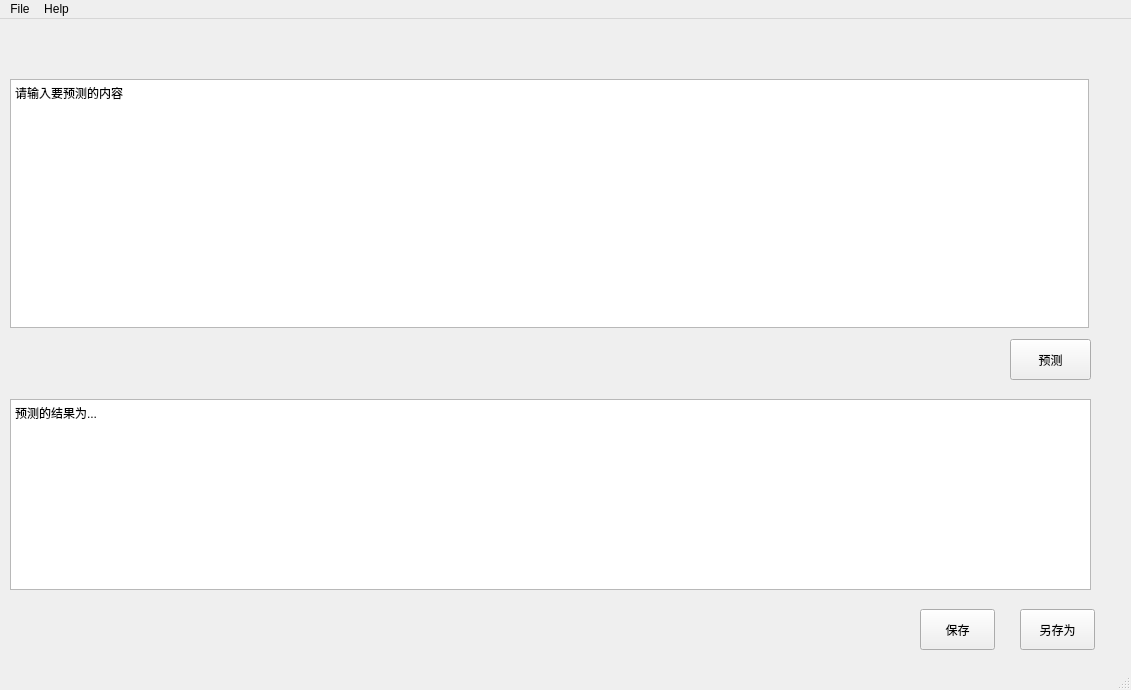
<?xml version="1.0" encoding="UTF-8"?>
<ui version="4.0">
 <class>MainWindow</class>
 <widget class="QMainWindow" name="MainWindow">
  <property name="geometry">
   <rect>
    <x>0</x>
    <y>0</y>
    <width>1131</width>
    <height>690</height>
   </rect>
  </property>
  <property name="windowTitle">
   <string>MainWindow</string>
  </property>
  <widget class="QWidget" name="centralwidget">
   <widget class="QPushButton" name="save">
    <property name="geometry">
     <rect>
      <x>920</x>
      <y>590</y>
      <width>75</width>
      <height>41</height>
     </rect>
    </property>
    <property name="text">
     <string>保存</string>
    </property>
   </widget>
   <widget class="QPushButton" name="saveas">
    <property name="geometry">
     <rect>
      <x>1020</x>
      <y>590</y>
      <width>75</width>
      <height>41</height>
     </rect>
    </property>
    <property name="text">
     <string>另存为</string>
    </property>
   </widget>
   <widget class="QPushButton" name="pridect_bt">
    <property name="geometry">
     <rect>
      <x>1010</x>
      <y>320</y>
      <width>81</width>
      <height>41</height>
     </rect>
    </property>
    <property name="text">
     <string>预测</string>
    </property>
   </widget>
   <widget class="QPlainTextEdit" name="result_text">
    <property name="geometry">
     <rect>
      <x>10</x>
      <y>380</y>
      <width>1081</width>
      <height>191</height>
     </rect>
    </property>
    <property name="plainText">
     <string>预测的结果为...
</string>
    </property>
   </widget>
   <widget class="QPlainTextEdit" name="pridect_text">
    <property name="geometry">
     <rect>
      <x>10</x>
      <y>60</y>
      <width>1079</width>
      <height>249</height>
     </rect>
    </property>
    <property name="plainText">
     <string>请输入要预测的内容</string>
    </property>
   </widget>
  </widget>
  <widget class="QMenuBar" name="menubar">
   <property name="geometry">
    <rect>
     <x>0</x>
     <y>0</y>
     <width>1131</width>
     <height>23</height>
    </rect>
   </property>
   <widget class="QMenu" name="menu">
    <property name="title">
     <string>File</string>
    </property>
    <addaction name="actionopen_2"/>
    <addaction name="separator"/>
    <addaction name="actionSave_As"/>
    <addaction name="separator"/>
    <addaction name="actionQuit"/>
   </widget>
   <widget class="QMenu" name="menuHelp">
    <property name="title">
     <string>Help</string>
    </property>
   </widget>
   <addaction name="menu"/>
   <addaction name="menuHelp"/>
  </widget>
  <widget class="QStatusBar" name="statusbar"/>
  <action name="actionopen">
   <property name="text">
    <string>open</string>
   </property>
  </action>
  <action name="actionclose">
   <property name="text">
    <string>close</string>
   </property>
  </action>
  <action name="actionopen_2">
   <property name="text">
    <string>Open</string>
   </property>
  </action>
  <action name="actionSave_As">
   <property name="text">
    <string>Save As..</string>
   </property>
  </action>
  <action name="actionQuit">
   <property name="text">
    <string>Quit</string>
   </property>
  </action>
 </widget>
 <resources/>
 <connections/>
</ui>
